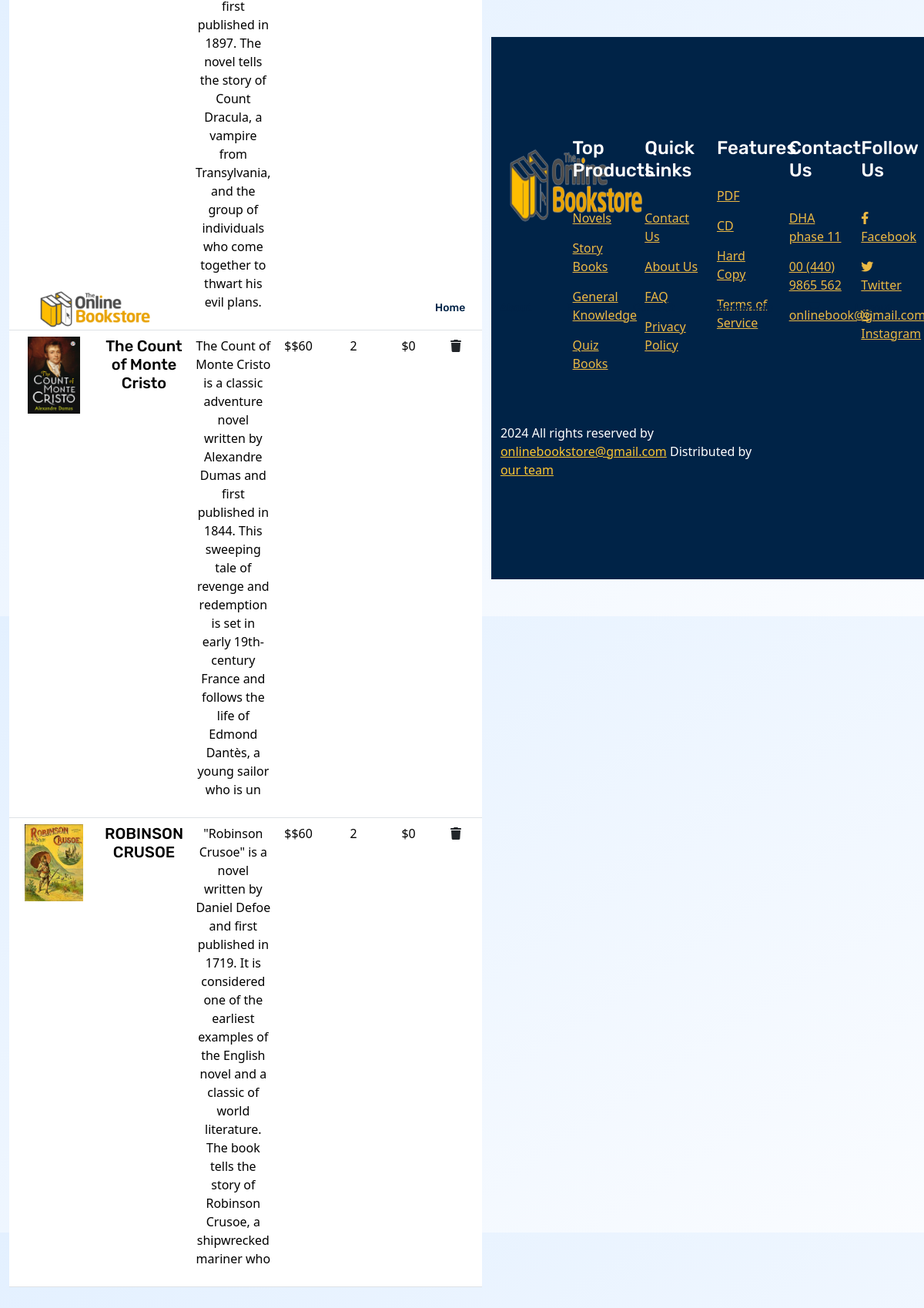
The page /cartdetails.php (signed in) on the database its author committed.
### tables this page shows
CREATE TABLE `cart` (
  `cart_id` int(11) NOT NULL,
  `user_id` int(11) NOT NULL,
  `book_id` int(11) NOT NULL,
  `cart_qty` int(11) NOT NULL,
  `cart_format` varchar(255) NOT NULL,
  `cart_time` timestamp NOT NULL DEFAULT current_timestamp()
);

### cartdetails.php (the view, shortened to what this page needs)
<?php
include('header2.php');
include('config.php');
?>
<br>
<br>
<br>
<br>
<section class="ftco-section ftco-cart">
	<div class="container my-5">
		<div class="row justify-content-between">
			<div class="col-md-8 ftco-animate">
				<div class="cart-list">
					<table class="table my-4">
						<tbody>
							<?php
							$current_user_id = $_SESSION['userid'];
							$cart_data = "SELECT * from cart AS c INNER JOIN `users` AS u ON c.user_id = u.id INNER JOIN `add-books` AS P ON p.book_id = c.book_id WHERE c.user_id = '$current_user_id'";
							$result = mysqli_query($connection, $cart_data);
							if (mysqli_num_rows($result) > 0) {
								while ($row = mysqli_fetch_assoc($result)) {
									?>
									<tr class="text-center">
										<td class="image-prod">
											<img src="<?php
											echo 'adminpanel/books-images/' . $row['book_img'] ?>" alt="" height="100px" height="100px">
										</td>
										<td class="product-name">
											<h5>
												<?php
												echo $row['book_title'] ?>
											</h5>
										</td>
										<td>
											<p>
												<?php
												echo $row['book_discription'] ?>
											</p>
										</td>
										<td class="price">
											<?php
											echo "$" . $row['book_price'] ?>
										</td>
										<td class="qty">
											<?php
											echo $row['cart_qty'] ?>
										</td>
										<td class="total">
											<?php
											$total = (int) $row['cart_qty'] * (int) $row['book_price'];
											echo ("$" . $total);
											?>
										</td>
										<td class="action">
											<a href="removecart.php?itemid=<?php echo $row['cart_id'] ?>" class="text-dark"><i
													class="fa-solid fa-trash"></i></a>
										</td>
									</tr>
									<?php
								}
							}
							?>
						</tbody>
					</table>
				</div>
			</div>
			<div class="col col-lg-3 col-md-6 mt-5  cart-wrap ftco-animate">
			</div>
		</div>
	</div>
</section>
<?php
include('footer.php');
?>
</body>
</html>

### css/book.css (style rules this page uses)
body { margin: 0; padding: 0; background: linear-gradient(to bottom right, #E3F0FF, #FAFCFF); height: 100vh; display: flex; justify-content: center; align-items: center; }

### rows shown on the page
cart: book.book_img (picture), book.book_title "The Count of Monte Cristo", book.book_discription "The Count of Monte Cristo is a classic adventure novel written by Alexandre Dumas and first published in 1844. This sweeping tale of revenge and redemption is set in early 19th-century France and follows the life of Edmond Dantès, a young sailor who is un", book.book_price "$60", cart_qty "2", cart_qty.book_price "0"
cart: book.book_img (picture), book.book_title "ROBINSON CRUSOE", book.book_discription "\"Robinson Crusoe\" is a novel written by Daniel Defoe and first published in 1719. It is considered one of the earliest examples of the English novel and a classic of world literature. The book tells the story of Robinson Crusoe, a shipwrecked mariner who", book.book_price "$60", cart_qty "2", cart_qty.book_price "0"
